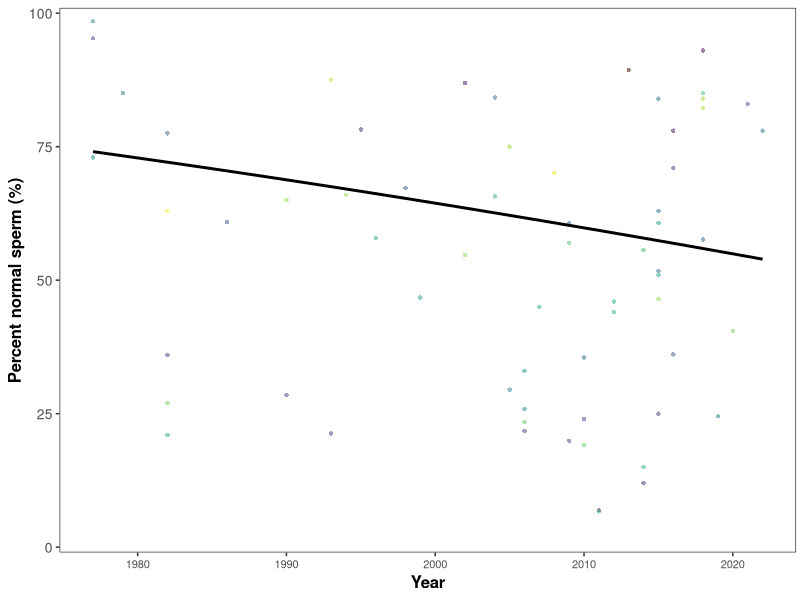
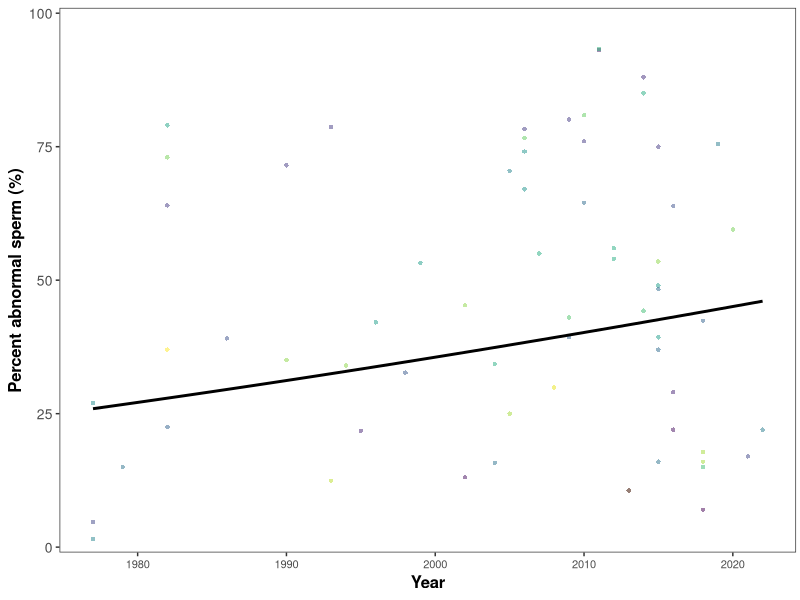

Write the R code that produced these figures, in order.
# Set the working directory
setwd("~/Dropbox/UBC/Grants/Microplastics_Synergy/Supporting_Files")

# Load any packages
library(nlme)
library(ggplot2)
library(lme4)
library(viridis)

# Load in the data and carry out some basic data carpentry
data <- read.csv("sperm_database.csv")
data$normal_sperm <- data$X..normal.sperm/100
data$motility <- data$Mean.motility/100
data <- data[!is.na(data$normal_sperm),]

length(unique(data$Specie))

#Fit the model
FIT <- glmer(normal_sperm ~ Year + (1|Specie),
             family = binomial,
             data = data)

summary(FIT)

test <- data.frame(slope = as.vector(getME(FIT, "b")),
                   species = unique(data$Specie))


Logit_Fit <- function(x) {
  B_0 <- 40.099779
  B_1 <- -0.019753
  mu = exp(B_0 + B_1*x)/(1+exp(B_0 + B_1*x))
  mu
}

DATA <- data.frame(Year = seq(1977,2022, 0.1),
                   normal_sprem = Logit_Fit(seq(1977,2022, 0.1))*100)

FIG <- 
  ggplot() +
  geom_point(data = data, aes(y = X..normal.sperm, x = Year, col = Specie),
             alpha = 0.5, stroke = 0, shape=16) +
  geom_smooth(data = DATA, aes(x = Year, y = normal_sprem), se = F, span = 1.5, col = "black") +
  scale_y_continuous(limits = c(0,100), expand = c(0,1)) +
  #scale_x_continuous(breaks = c(1985, 1990, 1995, 2000, 2005, 2010, 2015)) +
  scale_color_viridis(discrete = T) +
  ylab("Percent normal sperm (%)") +
  theme_bw() +
  theme(panel.grid.major = element_blank(),
        panel.grid.minor = element_blank(),
        axis.title.y = element_text(size=12, family = "sans", face = "bold"),
        axis.title.x = element_text(size=12, family = "sans", face = "bold"),
        axis.text.y = element_text(size=10, family = "sans"),
        axis.text.x  = element_text(size=8, family = "sans"),
        plot.title = element_text(hjust = -0.05, size = 12, family = "sans", face = "bold"),
        legend.position = "none",
        panel.background = element_rect(fill = "transparent"),
        plot.background = element_rect(fill = "transparent", color = NA),
        plot.margin = unit(c(0.2,0.1,0.2,0.2), "cm"))

ggsave(FIG,
       width = 3.23, height = 3, units = "in",
       dpi = 600,
       bg = "transparent",
       file="Fertility_Declines.png")


#################

data$abnormal_sprem <- 1 - data$normal_sperm

#Fit the model
FIT <- glmer(abnormal_sprem ~ Year + (1|Specie),
             family = binomial,
             data = data)

summary(FIT)
coef(FIT)

row.names(coef(FIT)$Specie)[order(coef(FIT)$Specie[,1], decreasing = T)]

Logit_Fit <- function(x) {
  B_0 <- -40.099779
  B_1 <- 0.019753
  mu = exp(B_0 + B_1*x)/(1+exp(B_0 + B_1*x))
  mu
}

DATA <- data.frame(Year = seq(1977,2022, 0.1),
                   abnormal_sprem = Logit_Fit(seq(1977,2022, 0.1))*100)


FIG <- 
  ggplot() +
  geom_point(data = data, aes(y = abnormal_sprem*100, x = Year, col = Specie),
             alpha = 0.5, stroke = 0, shape=16) +
  geom_smooth(data = DATA, aes(x = Year, y = abnormal_sprem), se = F, span = 1.5, col = "black") +
  scale_y_continuous(limits = c(0,100), expand = c(0,1)) +
  #scale_x_continuous(breaks = c(1985, 1990, 1995, 2000, 2005, 2010, 2015)) +
  scale_color_viridis(discrete = T) +
  ylab("Percent abnormal sperm (%)") +
  theme_bw() +
  theme(panel.grid.major = element_blank(),
        panel.grid.minor = element_blank(),
        axis.title.y = element_text(size=12, family = "sans", face = "bold"),
        axis.title.x = element_text(size=12, family = "sans", face = "bold"),
        axis.text.y = element_text(size=10, family = "sans"),
        axis.text.x  = element_text(size=8, family = "sans"),
        plot.title = element_text(hjust = -0.05, size = 12, family = "sans", face = "bold"),
        legend.position = "none",
        panel.background = element_rect(fill = "transparent"),
        plot.background = element_rect(fill = "transparent", color = NA),
        plot.margin = unit(c(0.2,0.1,0.2,0.2), "cm"))

ggsave(FIG,
       width = 3.23, height = 3, units = "in",
       dpi = 600,
       bg = "transparent",
       file="Abnormality_Increase.png")
